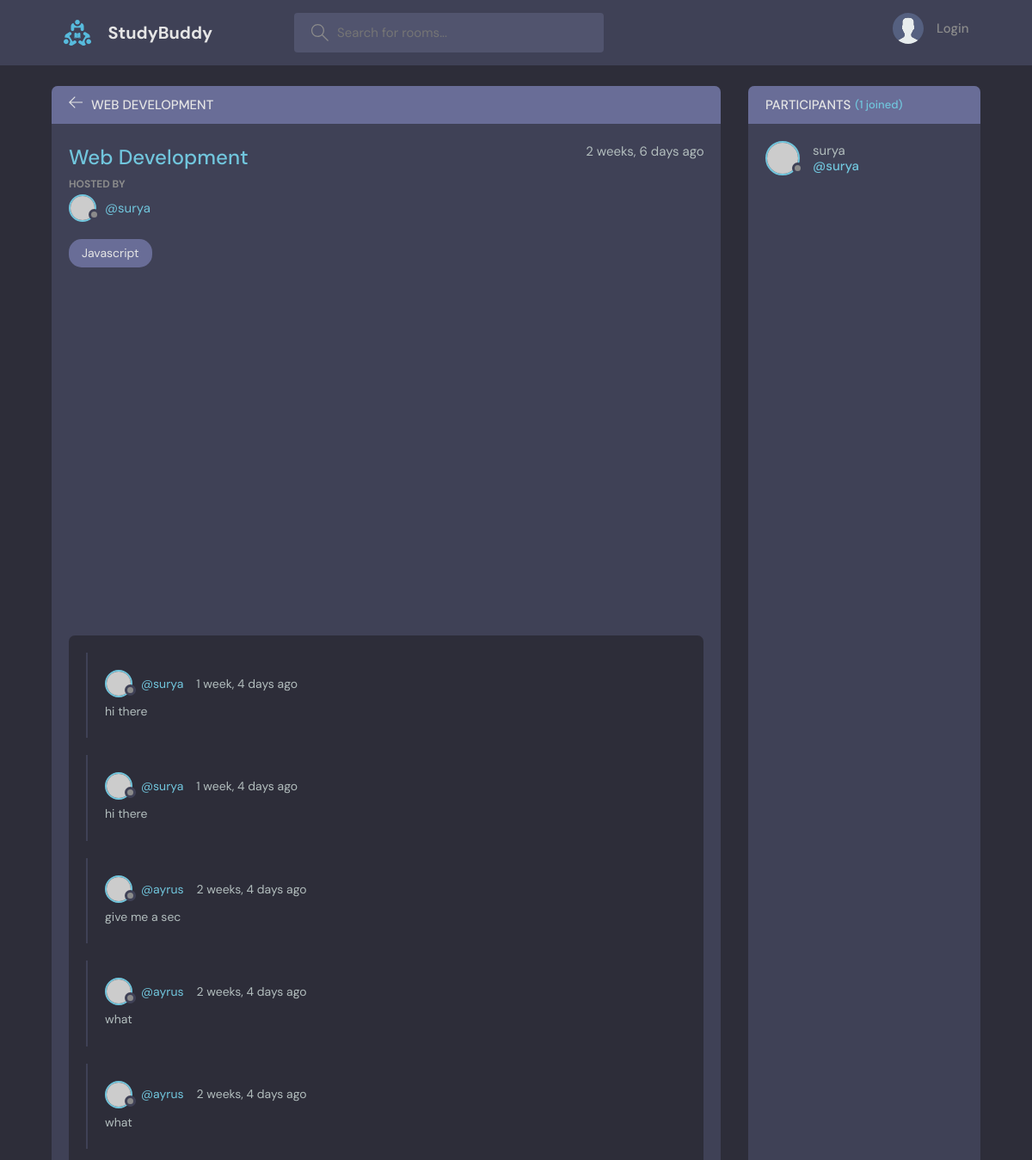
/room/2/ (upper part), run on an earlier commit of the app's database.
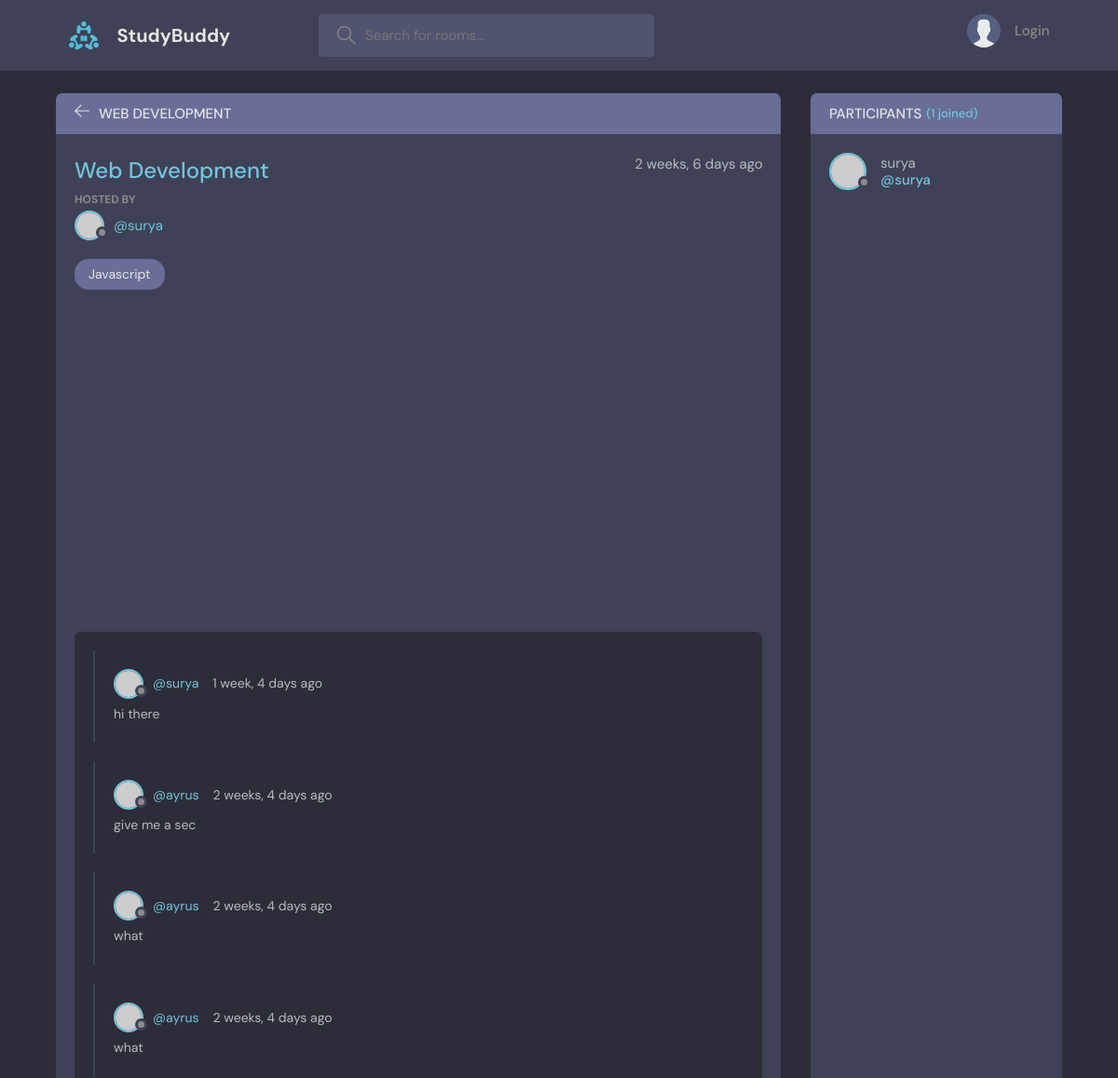
And on a later commit of the database.
### base/models.py (models this page shows, shortened)
class Message(models.Model):
    user = models.ForeignKey(User, on_delete=models.CASCADE)
    room = models.ForeignKey(Room, on_delete=models.CASCADE)
    body = models.TextField()
    updated = models.DateTimeField(auto_now=True)
    created = models.DateTimeField(auto_now_add=True)
    class Meta:
        ordering = ['-updated', '-created'] #newest item is shown first

### base/views.py (the view, shortened to what this page needs)
# urls.py: path('room/<str:pk>/', views.room, name= "rooms"),
def room(request, pk):
    rooms= Room.objects.get(id=pk)
    room_messages = rooms.message_set.all() #.order_by('-created')
    participants = rooms.participants.all()
    context = {'room': rooms, 'room_messages':room_messages,'participants':participants}
    return render(request, 'base/room.html', context)

### base/models.py (called while the page is built)
    def __str__(self):
        return self.name

### base/templates/base/room.html (shortened to what this page needs)
{% extends 'main.html' %}
{% block content %}
<main class="profile-page layout layout--2">
  <div class="container">
        <div class="room">
          <div class="room__top">
            <div class="room__topLeft">
              <a href="{% url 'home' %}">
                <svg version="1.1" xmlns="http://www.w3.org/2000/svg" width="32" height="32" viewBox="0 0 32 32">
                  <title>arrow-left</title>
                  <path
                    d="M13.723 2.286l-13.723 13.714 13.719 13.714 1.616-1.611-10.96-10.96h27.625v-2.286h-27.625l10.965-10.965-1.616-1.607z"
                  ></path>
                </svg>
              </a>
              <h3>{{ room.name }}</h3>
            </div>
          </div>
          <div class="room__box scroll">
            <div class="room__header scroll">
              <div class="room__info">
                <h3>{{room.name}}</h3>
                <span>{{room.created|timesince}} ago</span>
              </div>
              <div class="room__hosted">
                <p>Hosted By</p>
                <a href="{% url 'user-profile' room.host.id %}" class="room__author">
                  <div class="avatar avatar--small">
                    <img src="https://randomuser.me/api/portraits/men/37.jpg" />
                  </div>
                  <span>@{{room.host.username}}</span>
                </a>
              </div>
              <span class="room__topics">{{room.topic}}</span>
            </div>
            <div class="room__conversation">
              <div class="threads scroll">
                {% for message in room_messages %}
                <div class="thread">
                  <div class="thread__top">
                    <div class="thread__author">
                      <a href="{% url 'user-profile' message.user.id %}" class="thread__authorInfo">
                        <div class="avatar avatar--small">
                          <img src="https://randomuser.me/api/portraits/men/37.jpg" />
                        </div>
                        <span>@{{message.user.username}}</span>
                      </a>
                      <span class="thread__date">{{message.created|timesince}} ago</span>
                    </div>
                  </div>
                  <div class="thread__details">
                    {{message.body}}
                  </div>
                </div>
                {% endfor %}
              </div>
            </div>
          </div>
        </div>
        <div class="participants">
          <h3 class="participants__top">Participants <span>({{participants.count}} joined)</span></h3>
          <div class="participants__list scroll">
            {% for user in participants %}
            <a href="{% url 'user-profile' user.id %}" class="participant">
              <div class="avatar avatar--medium">
                <img src="https://randomuser.me/api/portraits/men/37.jpg" />
              </div>
              <p>
                {{user.username}}
                <span>@{{user.username}}</span>
              </p>
            </a>
            {% endfor %}
          </div>
        </div>
      </div>
    </main>
{% endblock content %}

What changed in the data, as far as the page shows it:
removed Message: user.username "surya", created "1 week, 4 days", body "hi there"
